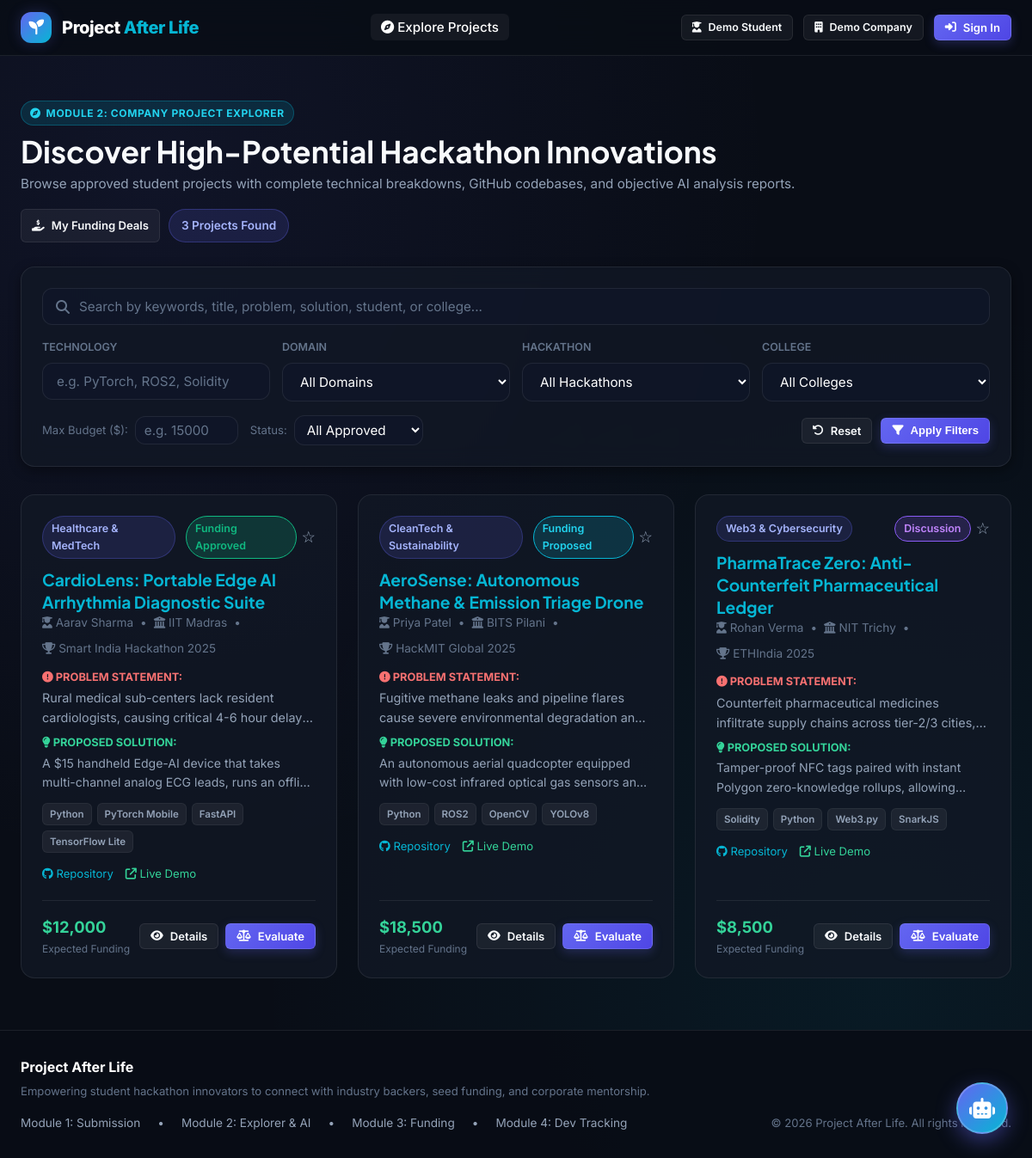
The page /company/explorer on the database its author committed.
### tables this page shows
CREATE TABLE projects (
        id INTEGER PRIMARY KEY AUTOINCREMENT,
        student_id INTEGER NOT NULL,
        student_name TEXT NOT NULL,
        college_name TEXT NOT NULL,
        department TEXT NOT NULL,
        team_members TEXT,
        hackathon_name TEXT NOT NULL,
        project_title TEXT NOT NULL,
        problem_statement TEXT NOT NULL,
        proposed_solution TEXT NOT NULL,
        project_description TEXT NOT NULL,
        domain TEXT NOT NULL,
        technologies_used TEXT NOT NULL,
        github_url TEXT NOT NULL,
        demo_url TEXT,
        documentation_url TEXT,
        presentation_url TEXT,
        expected_funding REAL NOT NULL DEFAULT 0.0,
        contact_details TEXT NOT NULL,
        
        -- Module 1 Lifecycle: Submitted -> Under Review -> Approved -> Published
        submission_status TEXT NOT NULL DEFAULT 'Submitted',
        
        -- Module 3 Lifecycle: Interested -> Shortlisted -> Discussion -> Funding Proposed -> Funding Approved -> Development Started
        funding_status TEXT NOT NULL DEFAULT 'None',
        
        -- Module 4 Lifecycle: Funding Approved -> Planning -> Prototype -> Development -> Testing -> Company Review -> Final Product -> Deployment
        development_stage TEXT DEFAULT 'Planning',
        progress_percentage INTEGER DEFAULT 0,
        
        ai_analysis_json TEXT,
        created_at TIMESTAMP DEFAULT CURRENT_TIMESTAMP,
        updated_at TIMESTAMP DEFAULT CURRENT_TIMESTAMP,
        FOREIGN KEY (student_id) REFERENCES users (id) ON DELETE CASCADE
    );

### app.py (the view, shortened to what this page needs)
@app.route('/company/explorer')
def company_explorer():
    search_q = request.args.get('q', '').strip()
    tech_filter = request.args.get('technology', '').strip()
    domain_filter = request.args.get('domain', '').strip()
    hackathon_filter = request.args.get('hackathon', '').strip()
    college_filter = request.args.get('college', '').strip()
    funding_max = request.args.get('funding_max', '').strip()
    status_filter = request.args.get('status', '').strip()
    conn = get_db()
    cursor = conn.cursor()
    cursor.execute("SELECT DISTINCT domain FROM projects WHERE domain != ''")
    domains = [row['domain'] for row in cursor.fetchall()]
    cursor.execute("SELECT DISTINCT hackathon_name FROM projects WHERE hackathon_name != ''")
    hackathons = [row['hackathon_name'] for row in cursor.fetchall()]
    cursor.execute("SELECT DISTINCT college_name FROM projects WHERE college_name != ''")
    colleges = [row['college_name'] for row in cursor.fetchall()]
    sql = """
        SELECT p.*, u.organization as student_college,
               (SELECT COUNT(*) FROM saved_projects sp WHERE sp.project_id = p.id AND sp.company_id = ?) as is_saved,
               (SELECT status FROM project_interests pi WHERE pi.project_id = p.id AND pi.company_id = ?) as my_interest_status
        FROM projects p
        JOIN users u ON p.student_id = u.id
        WHERE 1=1
    """
    company_id = session.get('user_id', 0) if session.get('role') == 'company' else 0
    params = [company_id, company_id]
    if not status_filter:
        sql += " AND p.submission_status IN ('Approved', 'Published')"
    else:
        sql += " AND p.submission_status = ?"
        params.append(status_filter)
    if tech_filter:
        sql += " AND p.technologies_used LIKE ?"
        params.append(f"%{tech_filter}%")
    if domain_filter:
        sql += " AND p.domain = ?"
        params.append(domain_filter)
    if hackathon_filter:
        sql += " AND p.hackathon_name = ?"
        params.append(hackathon_filter)
    if college_filter:
        sql += " AND p.college_name = ?"
        params.append(college_filter)
    if funding_max:
        try:
            sql += " AND p.expected_funding <= ?"
            params.append(float(funding_max))
        except ValueError:
            pass
    sql += " ORDER BY p.created_at DESC"
    cursor.execute(sql, params)
    projects = cursor.fetchall()
    conn.close()
    return render_template('company_explorer.html',
                           projects=projects,
                           domains=domains,
                           hackathons=hackathons,
                           colleges=colleges,
                           filters={
                               'q': search_q,
                               'technology': tech_filter,
                               'domain': domain_filter,
                               'hackathon': hackathon_filter,
                               'college': college_filter,
                               'funding_max': funding_max,
                               'status': status_filter
                           })

### app.py (called while the page is built, shortened)
@app.context_processor
def inject_global_data():
    current_user = None
    unread_notifications_count = 0
    notifications = []
    return {
        'current_user': current_user,
        'unread_notifications_count': unread_notifications_count,
        'notifications_dropdown': notifications,
        'current_year': datetime.now().year
    }

### database.py (called while the page is built)
def get_db():
    conn = sqlite3.connect(DB_PATH)
    conn.row_factory = sqlite3.Row
    conn.execute("PRAGMA foreign_keys = ON")
    return conn

### templates/company_explorer.html (shortened to what this page needs)
{% extends "base.html" %}
{% block content %}
<div class="container">
    <div style="display: flex; justify-content: space-between; align-items: flex-end; margin-bottom: 28px; flex-wrap: wrap; gap: 16px;">
        <div>
            <div class="role-badge company" style="margin-bottom: 8px;">
                <i class="fa-solid fa-compass"></i> Module 2: Company Project Explorer
            </div>
            <h1 style="font-size: 2.2rem;">Discover High-Potential Hackathon Innovations</h1>
            <p style="color: var(--text-secondary); margin-top: 4px; font-size: 0.95rem;">
                Browse approved student projects with complete technical breakdowns, GitHub codebases, and objective AI analysis reports.
            </p>
        </div>
        <div style="display: flex; gap: 10px;">
            <a href="{{ url_for('company_funding') }}" class="btn btn-secondary btn-sm">
                <i class="fa-solid fa-hand-holding-dollar"></i> My Funding Deals
            </a>
            <span class="badge badge-published" style="padding: 8px 14px; font-size: 0.85rem;">
                {{ projects|length }} Projects Found
            </span>
        </div>
    </div>
    <div class="glass-panel" style="padding: 24px; margin-bottom: 32px;">
        <form method="GET" action="{{ url_for('company_explorer') }}" id="filterForm">
            <div style="margin-bottom: 16px;">
                <div style="position: relative;">
                    <i class="fa-solid fa-magnifying-glass" style="position: absolute; left: 16px; top: 14px; color: var(--text-muted);"></i>
                    <input type="text" name="q" class="form-control" style="padding-left: 42px;"
                           placeholder="Search by keywords, title, problem, solution, student, or college..."
                           value="{{ filters.get('q', '') }}">
                </div>
            </div>
            <div class="grid-4" style="gap: 14px;">
                <div>
                    <label class="form-label" style="font-size: 0.78rem; text-transform: uppercase; color: var(--text-muted);">Technology</label>
                    <input type="text" name="technology" class="form-control form-control-sm" placeholder="e.g. PyTorch, ROS2, Solidity"
                           value="{{ filters.get('technology', '') }}">
                </div>
                <div>
                    <label class="form-label" style="font-size: 0.78rem; text-transform: uppercase; color: var(--text-muted);">Domain</label>
                    <select name="domain" class="form-control">
                        <option value="">All Domains</option>
                    </select>
                </div>
                <div>
                    <label class="form-label" style="font-size: 0.78rem; text-transform: uppercase; color: var(--text-muted);">Hackathon</label>
                    <select name="hackathon" class="form-control">
                        <option value="">All Hackathons</option>
                    </select>
                </div>
                <div>
                    <label class="form-label" style="font-size: 0.78rem; text-transform: uppercase; color: var(--text-muted);">College</label>
                    <select name="college" class="form-control">
                        <option value="">All Colleges</option>
                    </select>
                </div>
            </div>
            <div style="display: flex; justify-content: space-between; align-items: center; margin-top: 16px; flex-wrap: wrap; gap: 12px;">
                <div style="display: flex; gap: 14px; align-items: center;">
                    <div style="display: flex; align-items: center; gap: 8px;">
                        <label style="font-size: 0.82rem; color: var(--text-muted);">Max Budget ($):</label>
                        <input type="number" name="funding_max" class="form-control" style="width: 120px; padding: 6px 10px;"
                               placeholder="e.g. 15000" value="{{ filters.get('funding_max', '') }}">
                    </div>
                    <div style="display: flex; align-items: center; gap: 8px;">
                        <label style="font-size: 0.82rem; color: var(--text-muted);">Status:</label>
                        <select name="status" class="form-control" style="width: 150px; padding: 6px 10px;">
                            <option value="">All Approved</option>
                        </select>
                    </div>
                </div>
                <div style="display: flex; gap: 10px;">
                    <a href="{{ url_for('company_explorer') }}" class="btn btn-secondary btn-sm">
                        <i class="fa-solid fa-rotate-left"></i> Reset
                    </a>
                    <button type="submit" class="btn btn-primary btn-sm">
                        <i class="fa-solid fa-filter"></i> Apply Filters
                    </button>
                </div>
            </div>
        </form>
    </div>
    {% if projects %}
        <div class="grid-3">
            {% for p in projects %}
                <div class="project-card">
                    <div>
                        <div class="project-card-header">
                            <span class="badge badge-published">{{ p['domain'] }}</span>
                            <div style="display: flex; gap: 6px; align-items: center;">
                                <span class="badge
                                    {% if p['funding_status'] == 'Funding Approved' %}badge-funded
                                    {% elif p['funding_status'] == 'Funding Proposed' %}badge-proposed
                                    {% elif p['funding_status'] == 'Discussion' %}badge-shortlisted
                                    {% else %}badge-approved{% endif %}">
                                    {{ p['funding_status'] if p['funding_status'] != 'None' else p['submission_status'] }}
                                </span>
                                <button type="button" class="btn-save-project" data-project-id="{{ p['id'] }}"
                                        title="Bookmark / Save Project"
                                        style="background:none; border:none; cursor:pointer; font-size:1.15rem; color:{% if p['is_saved'] %}#fbbf24{% else %}var(--text-secondary){% endif %};">
                                    {% if p['is_saved'] %}★{% else %}☆{% endif %}
                                </button>
                            </div>
                        </div>
                        <h3 class="project-card-title">
                            <a href="{{ url_for('project_detail', project_id=p['id']) }}">{{ p['project_title'] }}</a>
                        </h3>
                        <div class="project-card-meta">
                            <span><i class="fa-solid fa-user-graduate"></i> {{ p['student_name'] }}</span> •
                            <span><i class="fa-solid fa-building-columns"></i> {{ p['college_name'] }}</span> •
                            <span><i class="fa-solid fa-trophy"></i> {{ p['hackathon_name'] }}</span>
                        </div>
                        <div class="project-card-body">
                            <div style="margin-bottom: 8px;">
                                <strong style="font-size: 0.8rem; text-transform: uppercase; color: #f87171; display: block; margin-bottom: 2px;">
                                    <i class="fa-solid fa-circle-exclamation"></i> Problem Statement:
                                </strong>
                                <p class="project-card-problem" style="margin-bottom: 8px;">
                                    {{ p['problem_statement'] }}
                                </p>
                            </div>
                            <div style="margin-bottom: 12px;">
                                <strong style="font-size: 0.8rem; text-transform: uppercase; color: #34d399; display: block; margin-bottom: 2px;">
                                    <i class="fa-solid fa-lightbulb"></i> Proposed Solution:
                                </strong>
                                <p style="font-size: 0.88rem; color: var(--text-secondary); display: -webkit-box; -webkit-line-clamp: 2; -webkit-box-orient: vertical; overflow: hidden;">
                                    {{ p['proposed_solution'] }}
                                </p>
                            </div>
                            <div class="tech-tag-list">
                                {% for tech in p['technologies_used'].split(',')[:4] %}
                                    <span class="tech-tag">{{ tech.strip() }}</span>
                                {% endfor %}
                            </div>
                            <div style="margin-top: 14px; display: flex; gap: 14px; font-size: 0.82rem;">
                                <a href="{{ p['github_url'] }}" target="_blank" rel="noopener" style="color: var(--secondary);">
                                    <i class="fa-brands fa-github"></i> Repository
                                </a>
                                {% if p['demo_url'] %}
                                    <a href="{{ p['demo_url'] }}" target="_blank" rel="noopener" style="color: #34d399;">
                                        <i class="fa-solid fa-arrow-up-right-from-square"></i> Live Demo
                                    </a>
                                {% endif %}
                            </div>
                        </div>
                    </div>
                    <div class="project-card-footer">
                        <div class="funding-amount">
                            ${{ "{:,.0f}".format(p['expected_funding']) }}
                            <small>Expected Funding</small>
                        </div>
                        <div style="display: flex; gap: 8px;">
                            <a href="{{ url_for('project_detail', project_id=p['id']) }}" class="btn btn-secondary btn-sm" title="View Full Details">
                                <i class="fa-solid fa-eye"></i> Details
                            </a>
                            <a href="{{ url_for('project_evaluate', project_id=p['id']) }}" class="btn btn-primary btn-sm" title="Open Project Evaluation & Funding Panel">
                                <i class="fa-solid fa-scale-balanced"></i> Evaluate
                            </a>
                        </div>
                    </div>
                </div>
            {% endfor %}
        </div>
    {% endif %}
</div>
{% endblock %}

### rows shown on the page
projects: domain "Healthcare & MedTech", funding_status "Funding Approved", project_title "CardioLens: Portable Edge AI Arrhythmia Diagnostic Suite", student_name "Aarav Sharma", college_name "IIT Madras", hackathon_name "Smart India Hackathon 2025", problem_statement "Rural medical sub-centers lack resident cardiologists, causing critical 4-6 hour…", proposed_solution "A $15 handheld Edge-AI device that takes multi-channel analog ECG leads, runs an…", strip "Python" "PyTorch Mobile" "FastAPI" "TensorFlow Lite", expected_funding "12,000"
projects: domain "CleanTech & Sustainability", funding_status "Funding Proposed", project_title "AeroSense: Autonomous Methane & Emission Triage Drone", student_name "Priya Patel", college_name "BITS Pilani", hackathon_name "HackMIT Global 2025", problem_statement "Fugitive methane leaks and pipeline flares cause severe environmental degradation…", proposed_solution "An autonomous aerial quadcopter equipped with low-cost infrared optical gas sensors…", strip "Python" "ROS2" "OpenCV" "YOLOv8", expected_funding "18,500"
projects: domain "Web3 & Cybersecurity", funding_status "Discussion", project_title "PharmaTrace Zero: Anti-Counterfeit Pharmaceutical Ledger", student_name "Rohan Verma", college_name "NIT Trichy", hackathon_name "ETHIndia 2025", problem_statement "Counterfeit pharmaceutical medicines infiltrate supply chains across tier-2/3…", proposed_solution "Tamper-proof NFC tags paired with instant Polygon zero-knowledge rollups,…", strip "Solidity" "Python" "Web3.py" "SnarkJS", expected_funding "8,500"

### other values the page prints
{{ projects|length }} "3"
